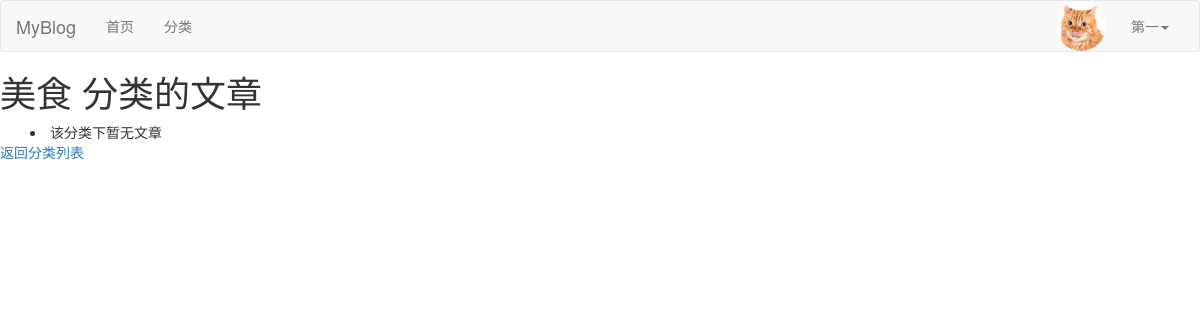
The app's page /category/1/ (signed in), older data.
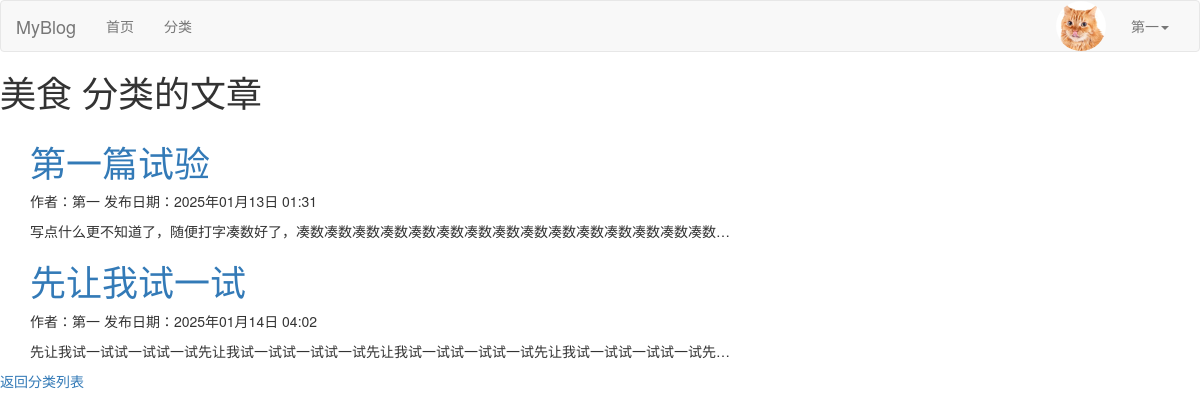
The same page, newer data.
### blog/models.py (models this page shows, shortened)
class Post(models.Model):
    DRAFT = 'draft'
    PUBLISHED = 'published'
    STATUS_CHOICES = [
        (DRAFT, '草稿'),
        (PUBLISHED, '已发布'),
    ]
    title = models.CharField(max_length=61, verbose_name="文章标题")
    desc = models.TextField(max_length=200, blank=True, default="", verbose_name="文章描述")
    category = models.ForeignKey(Category, on_delete=models.CASCADE, verbose_name="分类")
    content = models.TextField(verbose_name="文章详情")
    tags = models.ForeignKey(Tag, on_delete=models.CASCADE, verbose_name="文章标签")
    owner = models.ForeignKey(User, on_delete=models.CASCADE, verbose_name="作者")
    add_date = models.DateTimeField(auto_now_add=True, verbose_name="添加时间")
    pub_date = models.DateTimeField(auto_now=True, verbose_name="修改时间")
    status = models.CharField(max_length=10, choices=STATUS_CHOICES, default=DRAFT, verbose_name="状态")
    class Meta:
        verbose_name = "文章"
        verbose_name_plural = verbose_name

### blog/views.py (the view)
# urls.py: path('category/<int:category_id>/', views.category_detail, name='category_detail'),  # 某个分类的博文
def category_detail(request, category_id):
    category = get_object_or_404(Category, id=category_id)
    posts = Post.objects.filter(category=category, status=Post.PUBLISHED)
    return render(request, 'category_detail.html', {'category': category, 'posts': posts})

### blog/templates/category_detail.html (shortened to what this page needs)
{% extends 'base.html' %}
{% load static %}
{% block content %}
    <h1>{{ category.name }} 分类的文章</h1>
    <section class="section">
        <div class="container blog-container">
            {% for post in posts %}
                <div class="box blog-box">
                    <h1 class="title">
                        <a href="{% url 'blog:post_detail' post.id %}">{{ post.title }}</a>
                    </h1>
                    <p class="subtitle">
                        作者：{{ post.owner.username }} 发布日期：{{ post.add_date|date:"Y年m月d日 H:i" }}
                    </p>
                    <p>{{ post.content|truncatechars:50 }}</p>
                </div>
            {% empty %}
            <li>该分类下暂无文章</li>
            {% endfor %}
        </div>
    </section>
    <a href="{% url 'blog:category_list' %}">返回分类列表</a>
{% endblock %}

Row changes from the older to the newer data that the page shows:
now on this page (row edited): Post: title "第一篇试验", owner.username "第一", add_date "2025年01月13日 01:31", content "写点什么更不知道了，随便打字凑数好了，凑数凑数凑数凑数凑数凑数凑数凑数凑数凑数凑数凑数凑数凑数凑数…"
now on this page (row edited): Post: title "先让我试一试", owner.username "第一", add_date "2025年01月14日 04:02", content "先让我试一试试一试试一试先让我试一试试一试试一试先让我试一试试一试试一试先让我试一试试一试试一试先…"
Text that changed along with them:
text no longer shown: "该分类下暂无文章"
